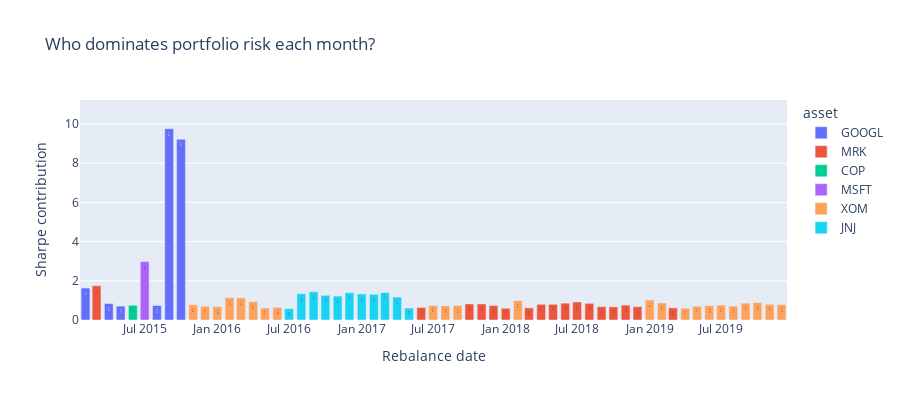

Notebook code for this chart:
### Code cell
top_per_period = pd.DataFrame({
    "date":   rc_cvar_80.index,
    "asset":  rc_cvar_80.idxmax(axis=1),    # ticker with largest share
    "share":  rc_cvar_80.max(axis=1),       # that share in %
})
top_per_period["share"] = top_per_period["share"].round(2)  # nice labels

# 2)  Plot – one bar per period, coloured by the winning asset
fig_top = pexp.bar(
    top_per_period,
    x="date",
    y="share",
    color="asset",
    text="share",
    title="Who dominates portfolio risk each month?",
    labels={"share": "Sharpe contribution"},
    height=400,
)
# fig_top.update_traces(texttemplate="%{text:.2f}%", textposition="inside")
fig_top.update_layout(
    yaxis=dict(range=[0, top_per_period["share"].max() * 1.15]),
    xaxis_title="Rebalance date",
    showlegend=True,
)
fig_top.show()                 # or .write_html("top_contributor.html")

### Figure 1 — Plotly figure (JSON) as saved in the notebook; plotly's stock layout.template omitted (floating-point values rounded to 4 significant figures)
{"data": [{"hovertemplate": "asset=GOOGL<br>date=%{x}<br>Sharpe contribution=%{text}<extra></extra>", "legendgroup": "GOOGL", "marker": {"color": "#636efa", "pattern": {"shape": ""}}, "name": "GOOGL", "orientation": "v", "showlegend": true, "text": [1.63, 0.84, 0.71, 0.74, 9.76, 9.22], "textposition": "auto", "type": "bar", "x": ["2015-01-31T23:59:59.999999999", "2015-03-31T23:59:59.999999999", "2015-04-30T23:59:59.999999999", "2015-07-31T23:59:59.999999999", "2015-08-31T23:59:59.999999999", "2015-09-30T23:59:59.999999999"], "xaxis": "x", "y": [1.63, 0.84, 0.71, 0.74, 9.76, 9.22], "yaxis": "y"}, {"hovertemplate": "asset=MRK<br>date=%{x}<br>Sharpe contribution=%{text}<extra></extra>", "legendgroup": "MRK", "marker": {"color": "#EF553B", "pattern": {"shape": ""}}, "name": "MRK", "orientation": "v", "showlegend": true, "text": [1.75, 0.64, 0.82, 0.82, 0.74, 0.6, 0.62, 0.8, 0.8, 0.86, 0.92, 0.85, 0.68, 0.67, 0.76, 0.68, 0.62], "textposition": "auto", "type": "bar", "x": ["2015-02-28T23:59:59.999999999", "2017-05-31T23:59:59.999999999", "2017-09-30T23:59:59.999999999", "2017-10-31T23:59:59.999999999", "2017-11-30T23:59:59.999999999", "2017-12-31T23:59:59.999999999", "2018-02-28T23:59:59.999999999", "2018-03-31T23:59:59.999999999", "2018-04-30T23:59:59.999999999", "2018-05-31T23:59:59.999999999", "2018-06-30T23:59:59.999999999", "2018-07-31T23:59:59.999999999", "2018-08-31T23:59:59.999999999", "2018-09-30T23:59:59.999999999", "2018-10-31T23:59:59.999999999", "2018-11-30T23:59:59.999999999", "2019-02-28T23:59:59.999999999"], "xaxis": "x", "y": [1.75, 0.64, 0.82, 0.82, 0.74, 0.6, 0.62, 0.8, 0.8, 0.86, 0.92, 0.85, 0.68, 0.67, 0.76, 0.68, 0.62], "yaxis": "y"}, {"hovertemplate": "asset=COP<br>date=%{x}<br>Sharpe contribution=%{text}<extra></extra>", "legendgroup": "COP", "marker": {"color": "#00cc96", "pattern": {"shape": ""}}, "name": "COP", "orientation": "v", "showlegend": true, "text": [0.75], "textposition": "auto", "type": "bar", "x": ["2015-05-31T23:59:59.999999999"], "xaxis": "x", "y": [0.75], "yaxis": "y"}, {"hovertemplate": "asset=MSFT<br>date=%{x}<br>Sharpe contribution=%{text}<extra></extra>", "legendgroup": "MSFT", "marker": {"color": "#ab63fa", "pattern": {"shape": ""}}, "name": "MSFT", "orientation": "v", "showlegend": true, "text": [2.98], "textposition": "auto", "type": "bar", "x": ["2015-06-30T23:59:59.999999999"], "xaxis": "x", "y": [2.98], "yaxis": "y"}, {"hovertemplate": "asset=XOM<br>date=%{x}<br>Sharpe contribution=%{text}<extra></extra>", "legendgroup": "XOM", "marker": {"color": "#FFA15A", "pattern": {"shape": ""}}, "name": "XOM", "orientation": "v", "showlegend": true, "text": [0.78, 0.7, 0.68, 1.14, 1.13, 0.94, 0.61, 0.65, 0.74, 0.72, 0.74, 0.99, 1.02, 0.87, 0.6, 0.7, 0.73, 0.76, 0.71, 0.86, 0.89, 0.8, 0.79], "textposition": "auto", "type": "bar", "x": ["2015-10-31T23:59:59.999999999", "2015-11-30T23:59:59.999999999", "2015-12-31T23:59:59.999999999", "2016-01-31T23:59:59.999999999", "2016-02-29T23:59:59.999999999", "2016-03-31T23:59:59.999999999", "2016-04-30T23:59:59.999999999", "2016-05-31T23:59:59.999999999", "2017-06-30T23:59:59.999999999", "2017-07-31T23:59:59.999999999", "2017-08-31T23:59:59.999999999", "2018-01-31T23:59:59.999999999", "2018-12-31T23:59:59.999999999", "2019-01-31T23:59:59.999999999", "2019-03-31T23:59:59.999999999", "2019-04-30T23:59:59.999999999", "2019-05-31T23:59:59.999999999", "2019-06-30T23:59:59.999999999", "2019-07-31T23:59:59.999999999", "2019-08-31T23:59:59.999999999", "2019-09-30T23:59:59.999999999", "2019-10-31T23:59:59.999999999", "2019-11-30T23:59:59.999999999"], "xaxis": "x", "y": [0.78, 0.7, 0.68, 1.14, 1.13, 0.94, 0.61, 0.65, 0.74, 0.72, 0.74, 0.99, 1.02, 0.87, 0.6, 0.7, 0.73, 0.76, 0.71, 0.86, 0.89, 0.8, 0.79], "yaxis": "y"}, {"hovertemplate": "asset=JNJ<br>date=%{x}<br>Sharpe contribution=%{text}<extra></extra>", "legendgroup": "JNJ", "marker": {"color": "#19d3f3", "pattern": {"shape": ""}}, "name": "JNJ", "orientation": "v", "showlegend": true, "text": [0.58, 1.34, 1.44, 1.26, 1.22, 1.39, 1.33, 1.31, 1.4, 1.17, 0.61], "textposition": "auto", "type": "bar", "x": ["2016-06-30T23:59:59.999999999", "2016-07-31T23:59:59.999999999", "2016-08-31T23:59:59.999999999", "2016-09-30T23:59:59.999999999", "2016-10-31T23:59:59.999999999", "2016-11-30T23:59:59.999999999", "2016-12-31T23:59:59.999999999", "2017-01-31T23:59:59.999999999", "2017-02-28T23:59:59.999999999", "2017-03-31T23:59:59.999999999", "2017-04-30T23:59:59.999999999"], "xaxis": "x", "y": [0.58, 1.34, 1.44, 1.26, 1.22, 1.39, 1.33, 1.31, 1.4, 1.17, 0.61], "yaxis": "y"}], "layout": {"barmode": "relative", "height": 400, "legend": {"title": {"text": "asset"}, "tracegroupgap": 0}, "showlegend": true, "title": {"text": "Who dominates portfolio risk each month?"}, "xaxis": {"anchor": "y", "domain": [0, 1], "title": {"text": "Rebalance date"}}, "yaxis": {"anchor": "x", "domain": [0, 1], "range": [0, 11.22], "title": {"text": "Sharpe contribution"}}}}
